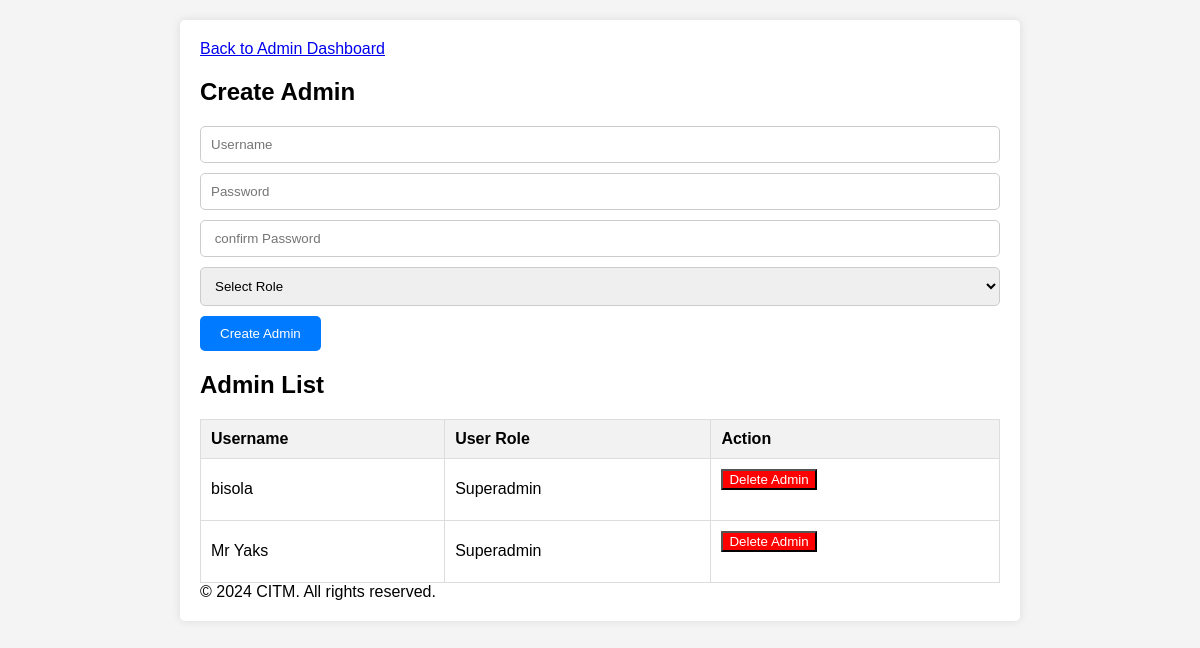
The page /createadmin.php on the database as committed earlier.
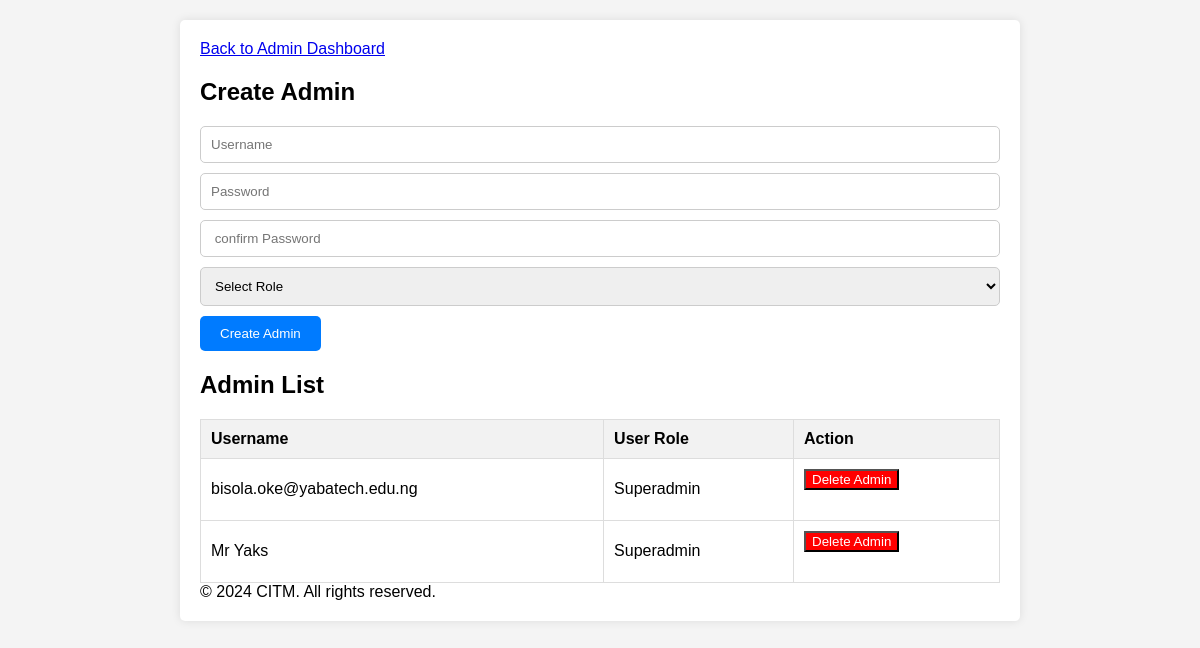
The same page on the database as committed later.
### tables this page shows
CREATE TABLE `usercontroller` (
  `recID` int NOT NULL AUTO_INCREMENT,
  `passWord` varchar(255) DEFAULT NULL,
  `userName` varchar(255) DEFAULT NULL,
  `isActive` int DEFAULT NULL,
  `lastLogin` datetime DEFAULT NULL,
  `userRole` int DEFAULT NULL,
  PRIMARY KEY (`recID`)
);

### createadmin.php (the view, shortened to what this page needs)
<?php
require_once('connection.php');
?>
<!DOCTYPE html>
<html lang="en">
<head>
</head>
<body>
    <div class="container">
    <a href="admindash.php">Back to  Admin Dashboard</a>
        <h2>Create Admin</h2>
        <form action="" method="POST">
            <input type="text" name="uzadmin" placeholder="Username" required>
            <input type="password" name="uzadminpwd" placeholder="Password" required>
            <input type="password" name="cuzadminpwd" placeholder=" confirm Password" required>
            <select name="user_role" required>
                <option value="">Select Role</option>
            </select>
            <input type="submit" name="submit" value="Create Admin">
        </form>
        <h2>Admin List</h2>
        <table>
            <thead>
                <tr>
                    <th>Username</th>
                    <th>User Role</th>
                    <th>Action</th>
                </tr>
            </thead>
            <tbody>
                <?php
$bisola = mysqli_query($conn, "SELECT * FROM usercontroller ORDER BY userName ASC");
if (mysqli_num_rows($bisola) > 0) {
    while ($row = mysqli_fetch_assoc($bisola)) {
        $adminid = $row['recID'];
        $adminUserName = $row['userName'];
        $adminRole = $row['userRole'];
        echo "<tr>";
        echo "<td>$adminUserName</td>";
        echo "<td>";
        if ($adminRole == 1) {
            echo 'Superadmin';
        } else {
            echo 'Admin';
        }
        echo '<td>
        <form method="POST" action="">
            <input type="hidden" name="adminid" value="' . $adminid . '">
            <button type="submit" name="delete" class="btn btn-sm" style="background-color: red; color: white;">Delete Admin</button>
        </form>
    </td>';
    }
} else {
    echo "<tr><td colspan='3'>No admin entries found.</td></tr>";
}
?>
            </tbody>
        </table>
        <div>
        <footer class="text-center mt-8 text-xs text-gray-600">&copy; <?php echo date("Y"); ?> CITM. All rights reserved.</footer>
    </div>
</body>
</html>

### createadmin.php (style rules this page uses)
body { font-family: Arial, sans-serif; margin: 0; padding: 0; background-color: #f4f4f4; }
.container { max-width: 800px; margin: 20px auto; padding: 20px; background-color: #fff; border-radius: 5px; box-shadow: 0 0 10px rgba(0, 0, 0, 0.1); }
form { margin-bottom: 20px; }
form input[type="text"], form input[type="password"], form select { width: 100%; padding: 10px; margin-bottom: 10px; border: 1px solid #ccc; border-radius: 5px; box-sizing: border-box; }
form input[type="submit"] { background-color: #007bff; color: #fff; border: none; padding: 10px 20px; border-radius: 5px; cursor: pointer; }
table { width: 100%; border-collapse: collapse; }
table th, table td { padding: 10px; border: 1px solid #ddd; text-align: left; }
table th { background-color: #f2f2f2; }

Rows that differ between the two databases and show on the page:
removed usercontroller: userName "bisola", userRole "Superadmin"
added usercontroller: userName "bisola.oke@yabatech.edu.ng", userRole "Superadmin"
